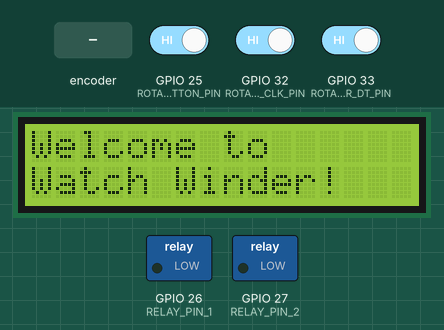
This sketch was run on a simulated ESP32. On the bench: 16×2 character LCD, switched loads named in the sketch (green lamp = pin HIGH). The test bench sets the inputs (shaded band); at power-on: GPIO 25 (ROTARY_ENCODER_BUTTON_PIN) HIGH, GPIO 32 (ROTARY_ENCODER_CLK_PIN) HIGH, GPIO 33 (ROTARY_ENCODER_DT_PIN) HIGH. EEPROM starts erased.

Above: at 0.1 s.
At 2.3 s:
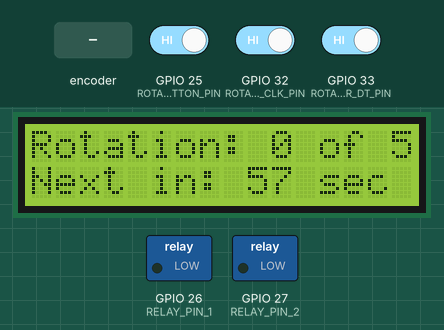
2.4 s: rotary encoder on GPIO 25 (ROTARY_ENCODER_BUTTON_PIN) / GPIO 33 (ROTARY_ENCODER_DT_PIN) turned 3 steps (first pin leading)
At 3.7 s:
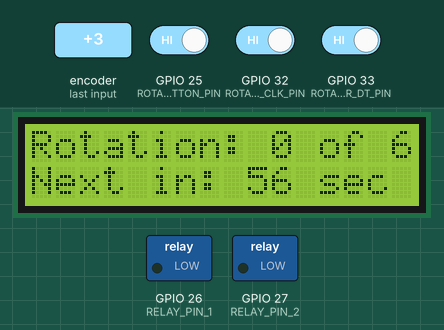
Timing chart, 0 to 5.4 s (numbered marks = the images above; inputs shaded):
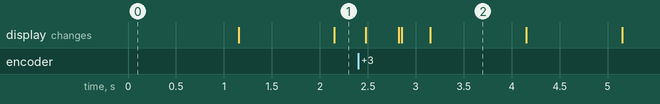

Measured:
- what the display in image 2 shows lasts 1.0 s, from 3.2 s to 4.2 s

The sketch:

ESP_Winder.ino
```cpp
#include <Wire.h>               // For I2C communication with the LCD
#include <LiquidCrystal_I2C.h>  // Library for LCD
#include <EEPROM.h>             // For storing settings in EEPROM

// Pins for ESP32DevKit board
const int ROTARY_ENCODER_CLK_PIN = 32;    // CLK pin for rotary encoder
const int ROTARY_ENCODER_DT_PIN = 33;     // DT pin for rotary encoder
const int ROTARY_ENCODER_BUTTON_PIN = 25; // A pin for rotary encoder button
const int RELAY_PIN_1 = 26;               // GPIO pin for relay 1
const int RELAY_PIN_2 = 27;               // GPIO pin for relay 2
const int HALL_SENSOR_PIN_1 = 14;         // Pin for hall sensor 1
const int HALL_SENSOR_PIN_2 = 12;         // Pin for hall sensor 2
const int LCD_ADDRESS = 0x27;             // I2C address of the LCD (uses GPIO 21, 22 as SDA, SCL)

// SDA (Serial Data Line): GPIO 21 (often labeled as pin 21 or simply labeled as SDA)
// SCL (Serial Clock Line): GPIO 22 (often labeled as pin 22 or simply labeled as SCL)
// const int LCD_ADDRESS = 0x27;  // I2C address of the LCD

// LCD setup
LiquidCrystal_I2C lcd(LCD_ADDRESS, 16, 2);

// Global variables
int rotations = 0;  // Current rotation count
int setRotations = 5;  // User-defined number of rotations
int interval = 0;  // User-defined interval between rotations
unsigned long lastRotationTime = 0;  // Last time a rotation was completed
unsigned long lastScreenUpdateTime = 0; // Global variable to store the last time the screen was updated
int rotationsWatch1 = 0;           // Rotation count for watch 1
int rotationsWatch2 = 0;           // Rotation count for watch 2

// Variables to store previous state of the encoder
int lastEncoderState = 0;
int lastButtonState = HIGH;
unsigned long lastButtonPressTime = 0;


// Menu state
enum MenuState { MAIN, SET_ROTATIONS, SET_INTERVAL };
MenuState menuState = MAIN;

// Function prototypes
void displayMainScreen();
void displaySetRotationsScreen();
void displaySetIntervalScreen();
void readRotaryEncoder();
void handleMenuNavigation();
void handleMenuAdjustment();

void setup() {
  // Initialize serial communication for debugging
  Serial.begin(11520);

  // Initialize LCD
  lcd.init();
  lcd.backlight();

  // Initialize rotary encoder pins
  pinMode(ROTARY_ENCODER_CLK_PIN, INPUT_PULLUP);
  pinMode(ROTARY_ENCODER_DT_PIN, INPUT_PULLUP);
  pinMode(ROTARY_ENCODER_BUTTON_PIN, INPUT_PULLUP);

  // Initialize relay pins
  pinMode(RELAY_PIN_1, OUTPUT);
  pinMode(RELAY_PIN_2, OUTPUT);

  // Initialize hall sensor pins
  pinMode(HALL_SENSOR_PIN_1, INPUT);
  pinMode(HALL_SENSOR_PIN_2, INPUT);

  // Display welcome message
  lcd.clear();
  lcd.print("Welcome to");
  lcd.setCursor(0, 1);
  lcd.print("Watch Winder!");
  delay(1000);

  // Read settings from EEPROM
  EEPROM.begin(512);
  EEPROM.get(0, setRotations);
  EEPROM.get(sizeof(int), interval);
  EEPROM.end();

  // Set default values if EEPROM is empty or values are 0
  if (setRotations <= 0) {
    setRotations = 5; // Default to 5 rotations
  }
  if (interval <= 0) {
    interval = 60; // Default to 60 seconds (1 minute interval)
  }

  // Display main screen
  displayMainScreen();
}

void loop() {
  if (menuState == MAIN || menuState == SET_ROTATIONS || menuState == SET_INTERVAL) {
    readRotaryEncoder();
    handleMenuNavigation();
    handleMenuAdjustment();

    // Check if it's time for a rotation
    if (millis() - lastRotationTime >= interval * 1000 && rotations < setRotations) {
      // Perform rotation
      // Code to activate relays and count rotations
      rotations++;
      lastRotationTime = millis();
    }

    // Update the screen once per second
    unsigned long currentTime = millis();
    if (currentTime - lastScreenUpdateTime >= 1000) {
      if (menuState == MAIN) {
        displayMainScreen();
      } else if (menuState == SET_ROTATIONS) {
        displaySetRotationsScreen();
      } else if (menuState == SET_INTERVAL) {
        displaySetIntervalScreen();
      }
      lastScreenUpdateTime = currentTime;
    }
  }
  delay(1);
}

// Function to read hall sensor values and update rotation count
void readHallSensors() {
  // Read hall sensor values for each watch
  int hallSensor1 = digitalRead(HALL_SENSOR_PIN_1);
  int hallSensor2 = digitalRead(HALL_SENSOR_PIN_2);

  // Update rotation count for each watch if a rotation is detected
  if (hallSensor1 == HIGH) {
    rotationsWatch1++;
  }
  if (hallSensor2 == HIGH) {
    rotationsWatch2++;
  }
}

// Function to control the relays
void controlRelays() {
  // Turn on/off relays based on rotation count for each watch
  if (rotationsWatch1 < setRotations) {
    digitalWrite(RELAY_PIN_1, HIGH);  // Turn on relay 1
  } else {
    digitalWrite(RELAY_PIN_1, LOW);   // Turn off relay 1
  }

  if (rotationsWatch2 < setRotations) {
    digitalWrite(RELAY_PIN_2, HIGH);  // Turn on relay 2
  } else {
    digitalWrite(RELAY_PIN_2, LOW);   // Turn off relay 2
  }
}

void saveSettingsToEEPROM() {
  EEPROM.begin(512);
  EEPROM.put(0, setRotations);
  EEPROM.put(sizeof(int), interval);
  EEPROM.commit();
  EEPROM.end();
}

void loadSettingsFromEEPROM() {
  EEPROM.begin(512);
  EEPROM.get(0, setRotations);
  EEPROM.get(sizeof(int), interval);
  EEPROM.end();
}

void displayMainScreen() {
  lcd.clear();
  lcd.print("Rotation: ");
  lcd.print(rotations);
  lcd.print(" of ");

  // Check if setRotations is less than 0, if so, display 0 instead
  if(setRotations < 0) {
    lcd.print("0");
  } else {
    lcd.print(setRotations);
  }

  lcd.setCursor(0, 1);
  lcd.print("Next in: ");
  lcd.print((interval * 1000 - (millis() - lastRotationTime)) / 1000);
  lcd.print(" sec");
}

void displaySetRotationsScreen() {
  lcd.clear();
  lcd.print("Set Rotations: ");
  lcd.print(setRotations);

  // Display cursor position based on menuState
  lcd.setCursor(0, 1);
  if (menuState == SET_ROTATIONS) {
    lcd.print(">");
  }
}

void displaySetIntervalScreen() {
  lcd.clear();
  lcd.print("Set Interval: ");
  lcd.print(interval);

  // Display cursor position based on menuState
  lcd.setCursor(0, 1);
  if (menuState == SET_INTERVAL) {
    lcd.print(">");
  }
}

void handleMenuNavigation() {
  // static int lastEncoded = 0;
  // static long lastMillis = 0;
  // int newEncoded = 0;
  // long millisNow = millis();
  // int direction = 0;

  // // Read the current state of the rotary encoder
  // int MSB = digitalRead(ROTARY_ENCODER_CLK_PIN);
  // int LSB = digitalRead(ROTARY_ENCODER_DT_PIN);
  // newEncoded = (MSB << 1) | LSB;
  // int sum = (lastEncoded << 2) | newEncoded;

  // // Determine the direction of rotation
  // if (sum == 0b1101 || sum == 0b0100 || sum == 0b0010 || sum == 0b1011) {
  //   direction = 1; // Clockwise
  // } else if (sum == 0b1110 || sum == 0b0111 || sum == 0b0001 || sum == 0b1000) {
  //   direction = -1; // Counter-clockwise
  // }

  // // Handle menu navigation
  // if (millisNow - lastMillis > 100) { // Debounce
  //   if (direction == 1) { // Clockwise
  //     if (menuState == MAIN) {
  //       menuState = SET_ROTATIONS;
  //     } else if (menuState == SET_ROTATIONS) {
  //       menuState = SET_INTERVAL;
  //     }
  //   } else if (direction == -1) { // Counter-clockwise
  //     if (menuState == SET_INTERVAL) {
  //       menuState = SET_ROTATIONS;
  //     } else if (menuState == SET_ROTATIONS) {
  //       menuState = MAIN;
  //     }
  //   }
  //   lastMillis = millisNow;
  // }
  // lastEncoded = newEncoded;
}

void handleMenuAdjustment() {
  // Read the current state of the rotary encoder button
  int buttonState = digitalRead(ROTARY_ENCODER_BUTTON_PIN);
  static int lastButtonState = HIGH;
  static unsigned long lastDebounceTime = 0;
  unsigned long debounceDelay = 50;
  unsigned long currentTime = millis();

  // Check if the button is pressed and handle adjustment accordingly
  if (buttonState != lastButtonState) {
    lastDebounceTime = currentTime;
  }

  if ((currentTime - lastDebounceTime) > debounceDelay) {
    if (buttonState == LOW) { // Button is pressed
      if (menuState == SET_ROTATIONS) {
        // Increase or decrease setRotations value based on rotary encoder direction
        if (rotations < 0xFFFF) { // Ensure value does not overflow
          setRotations += (rotations == 0 ? 1 : -1);
          // Update the current rotation count
          rotations = setRotations; // Update rotations whenever setRotations changes
        }
        displaySetRotationsScreen();
      } else if (menuState == SET_INTERVAL) {
        // Increase or decrease interval value based on rotary encoder direction
        interval += (interval == 0 ? 1 : -1);
        displaySetIntervalScreen();
      }
    }
  }
  lastButtonState = buttonState;
}

void readRotaryEncoder() {
  static int lastEncoded = 0;
  static unsigned long lastDebounceTime = 0;
  int newEncoded = 0;

  // Read the current state of the rotary encoder
  int MSB = digitalRead(ROTARY_ENCODER_CLK_PIN);
  int LSB = digitalRead(ROTARY_ENCODER_DT_PIN);
  newEncoded = (MSB << 1) | LSB;

  // Apply debounce logic
  unsigned long currentTime = millis();
  if (currentTime - lastDebounceTime > 5) {
    if (newEncoded != lastEncoded) {
      // Determine the direction of rotation
      int direction = (lastEncoded == 0b00 && newEncoded == 0b01) ||
                      (lastEncoded == 0b01 && newEncoded == 0b11) ||
                      (lastEncoded == 0b11 && newEncoded == 0b10) ||
                      (lastEncoded == 0b10 && newEncoded == 0b00) ? 1 : -1;

      // Handle rotation direction
      if (menuState == SET_ROTATIONS) {
        if (direction == 1) {
          setRotations++;
        } else {
          setRotations--;
        }
        // Ensure setRotations stays within bounds
        if (setRotations < 0) {
          setRotations = 0;
        }
        // Update the display
        displaySetRotationsScreen();
      }

      lastEncoded = newEncoded;
    }

    // Check if the button is pressed
    int buttonState = digitalRead(ROTARY_ENCODER_BUTTON_PIN);
    if (buttonState == LOW) {
      // Button is pressed
      if (menuState == MAIN) {
        menuState = SET_ROTATIONS;
        displaySetRotationsScreen();
      } else if (menuState == SET_ROTATIONS) {
        // Save settings and return to main menu
        saveSettingsToEEPROM();
        menuState = MAIN;
        displayMainScreen();
      }
      // Add debounce delay here if needed
    }

    lastDebounceTime = currentTime;
  }
}
```
